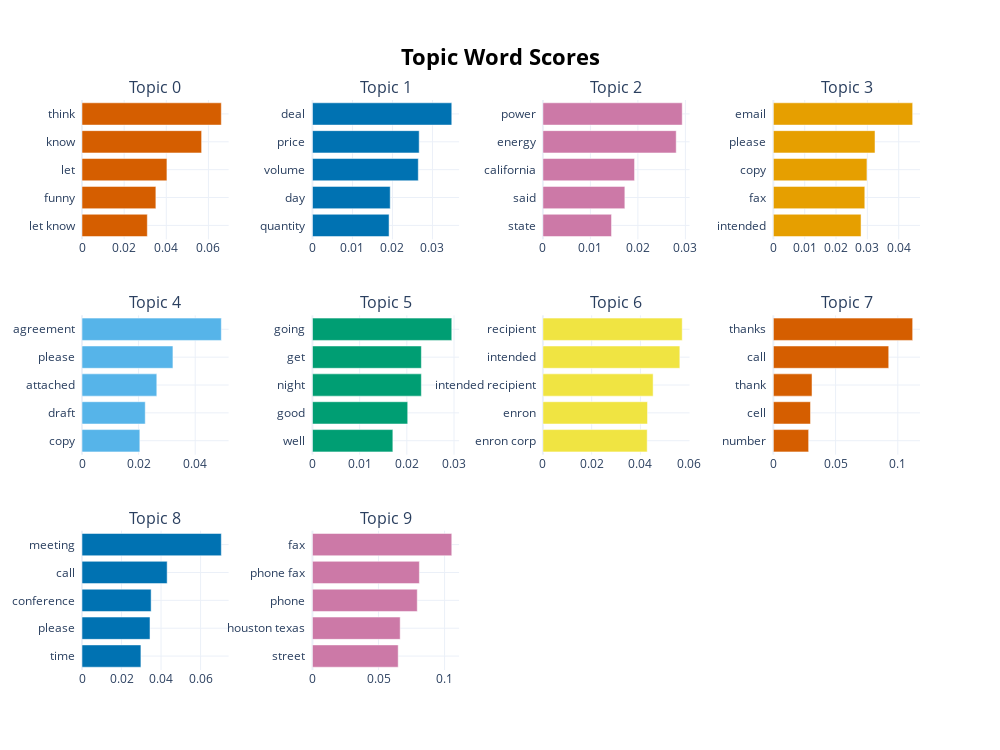

Notebook source saved alongside this figure:
### Code cell
model.visualize_barchart(top_n_topics=10)

### Figure 1 — Plotly figure (JSON) as saved in the notebook; plotly's stock layout.template omitted (floating-point values rounded to 4 significant figures)
{"data": [{"marker": {"color": "#D55E00"}, "orientation": "h", "type": "bar", "x": [0.031, 0.03506, 0.04031, 0.05677, 0.06612], "xaxis": "x", "y": ["let know  ", "funny  ", "let  ", "know  ", "think  "], "yaxis": "y"}, {"marker": {"color": "#0072B2"}, "orientation": "h", "type": "bar", "x": [0.01916, 0.01944, 0.02646, 0.02668, 0.03483], "xaxis": "x2", "y": ["quantity  ", "day  ", "volume  ", "price  ", "deal  "], "yaxis": "y2"}, {"marker": {"color": "#CC79A7"}, "orientation": "h", "type": "bar", "x": [0.01445, 0.01725, 0.0193, 0.02807, 0.02933], "xaxis": "x3", "y": ["state  ", "said  ", "california  ", "energy  ", "power  "], "yaxis": "y3"}, {"marker": {"color": "#E69F00"}, "orientation": "h", "type": "bar", "x": [0.02799, 0.02918, 0.02987, 0.03244, 0.04446], "xaxis": "x4", "y": ["intended  ", "fax  ", "copy  ", "please  ", "email  "], "yaxis": "y4"}, {"marker": {"color": "#56B4E9"}, "orientation": "h", "type": "bar", "x": [0.02044, 0.02235, 0.02643, 0.03213, 0.04923], "xaxis": "x5", "y": ["copy  ", "draft  ", "attached  ", "please  ", "agreement  "], "yaxis": "y5"}, {"marker": {"color": "#009E73"}, "orientation": "h", "type": "bar", "x": [0.01704, 0.02018, 0.02308, 0.02308, 0.02952], "xaxis": "x6", "y": ["well  ", "good  ", "night  ", "get  ", "going  "], "yaxis": "y6"}, {"marker": {"color": "#F0E442"}, "orientation": "h", "type": "bar", "x": [0.04277, 0.04291, 0.04521, 0.05616, 0.05714], "xaxis": "x7", "y": ["enron corp  ", "enron  ", "intended recipient  ", "intended  ", "recipient  "], "yaxis": "y7"}, {"marker": {"color": "#D55E00"}, "orientation": "h", "type": "bar", "x": [0.02836, 0.02986, 0.03107, 0.0927, 0.1119], "xaxis": "x8", "y": ["number  ", "cell  ", "thank  ", "call  ", "thanks  "], "yaxis": "y8"}, {"marker": {"color": "#0072B2"}, "orientation": "h", "type": "bar", "x": [0.02981, 0.03442, 0.03498, 0.04309, 0.0705], "xaxis": "x9", "y": ["time  ", "please  ", "conference  ", "call  ", "meeting  "], "yaxis": "y9"}, {"marker": {"color": "#CC79A7"}, "orientation": "h", "type": "bar", "x": [0.06489, 0.06639, 0.07931, 0.08092, 0.1054], "xaxis": "x10", "y": ["street  ", "houston texas  ", "phone  ", "phone fax  ", "fax  "], "yaxis": "y10"}], "layout": {"annotations": [{"font": {"size": 16}, "showarrow": false, "text": "Topic 0", "x": 0.0875, "xanchor": "center", "xref": "paper", "y": 1, "yanchor": "bottom", "yref": "paper"}, {"font": {"size": 16}, "showarrow": false, "text": "Topic 1", "x": 0.3625, "xanchor": "center", "xref": "paper", "y": 1, "yanchor": "bottom", "yref": "paper"}, {"font": {"size": 16}, "showarrow": false, "text": "Topic 2", "x": 0.6375, "xanchor": "center", "xref": "paper", "y": 1, "yanchor": "bottom", "yref": "paper"}, {"font": {"size": 16}, "showarrow": false, "text": "Topic 3", "x": 0.9125, "xanchor": "center", "xref": "paper", "y": 1, "yanchor": "bottom", "yref": "paper"}, {"font": {"size": 16}, "showarrow": false, "text": "Topic 4", "x": 0.0875, "xanchor": "center", "xref": "paper", "y": 0.6222, "yanchor": "bottom", "yref": "paper"}, {"font": {"size": 16}, "showarrow": false, "text": "Topic 5", "x": 0.3625, "xanchor": "center", "xref": "paper", "y": 0.6222, "yanchor": "bottom", "yref": "paper"}, {"font": {"size": 16}, "showarrow": false, "text": "Topic 6", "x": 0.6375, "xanchor": "center", "xref": "paper", "y": 0.6222, "yanchor": "bottom", "yref": "paper"}, {"font": {"size": 16}, "showarrow": false, "text": "Topic 7", "x": 0.9125, "xanchor": "center", "xref": "paper", "y": 0.6222, "yanchor": "bottom", "yref": "paper"}, {"font": {"size": 16}, "showarrow": false, "text": "Topic 8", "x": 0.0875, "xanchor": "center", "xref": "paper", "y": 0.2444, "yanchor": "bottom", "yref": "paper"}, {"font": {"size": 16}, "showarrow": false, "text": "Topic 9", "x": 0.3625, "xanchor": "center", "xref": "paper", "y": 0.2444, "yanchor": "bottom", "yref": "paper"}], "height": 750, "hoverlabel": {"bgcolor": "white", "font": {"family": "Rockwell", "size": 16}}, "showlegend": false, "title": {"font": {"color": "Black", "size": 22}, "text": "<b>Topic Word Scores", "x": 0.5, "xanchor": "center", "yanchor": "top"}, "width": 1000, "xaxis": {"anchor": "y", "domain": [0, 0.175], "showgrid": true}, "xaxis10": {"anchor": "y10", "domain": [0.275, 0.45], "showgrid": true}, "xaxis11": {"anchor": "y11", "domain": [0.55, 0.725], "showgrid": true}, "xaxis12": {"anchor": "y12", "domain": [0.825, 1], "showgrid": true}, "xaxis2": {"anchor": "y2", "domain": [0.275, 0.45], "showgrid": true}, "xaxis3": {"anchor": "y3", "domain": [0.55, 0.725], "showgrid": true}, "xaxis4": {"anchor": "y4", "domain": [0.825, 1], "showgrid": true}, "xaxis5": {"anchor": "y5", "domain": [0, 0.175], "showgrid": true}, "xaxis6": {"anchor": "y6", "domain": [0.275, 0.45], "showgrid": true}, "xaxis7": {"anchor": "y7", "domain": [0.55, 0.725], "showgrid": true}, "xaxis8": {"anchor": "y8", "domain": [0.825, 1], "showgrid": true}, "xaxis9": {"anchor": "y9", "domain": [0, 0.175], "showgrid": true}, "yaxis": {"anchor": "x", "domain": [0.7556, 1], "showgrid": true}, "yaxis10": {"anchor": "x10", "domain": [0, 0.2444], "showgrid": true}, "yaxis11": {"anchor": "x11", "domain": [0, 0.2444], "showgrid": true}, "yaxis12": {"anchor": "x12", "domain": [0, 0.2444], "showgrid": true}, "yaxis2": {"anchor": "x2", "domain": [0.7556, 1], "showgrid": true}, "yaxis3": {"anchor": "x3", "domain": [0.7556, 1], "showgrid": true}, "yaxis4": {"anchor": "x4", "domain": [0.7556, 1], "showgrid": true}, "yaxis5": {"anchor": "x5", "domain": [0.3778, 0.6222], "showgrid": true}, "yaxis6": {"anchor": "x6", "domain": [0.3778, 0.6222], "showgrid": true}, "yaxis7": {"anchor": "x7", "domain": [0.3778, 0.6222], "showgrid": true}, "yaxis8": {"anchor": "x8", "domain": [0.3778, 0.6222], "showgrid": true}, "yaxis9": {"anchor": "x9", "domain": [0, 0.2444], "showgrid": true}}}
